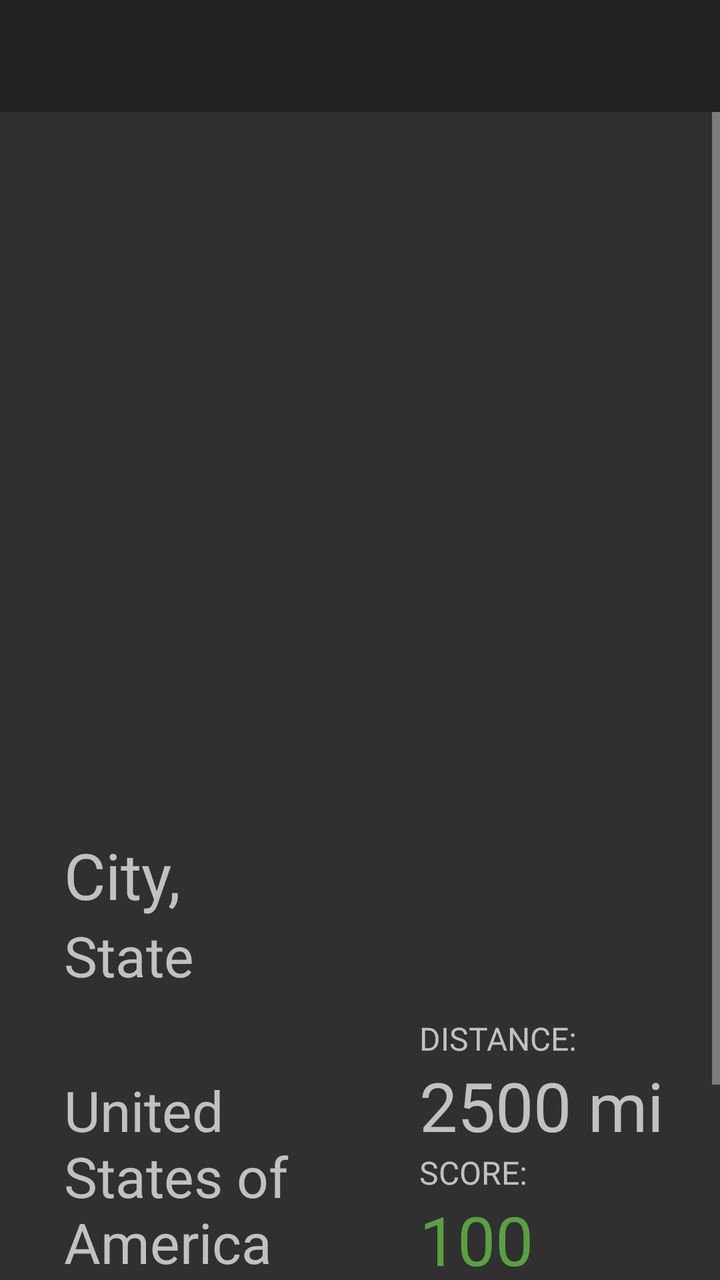
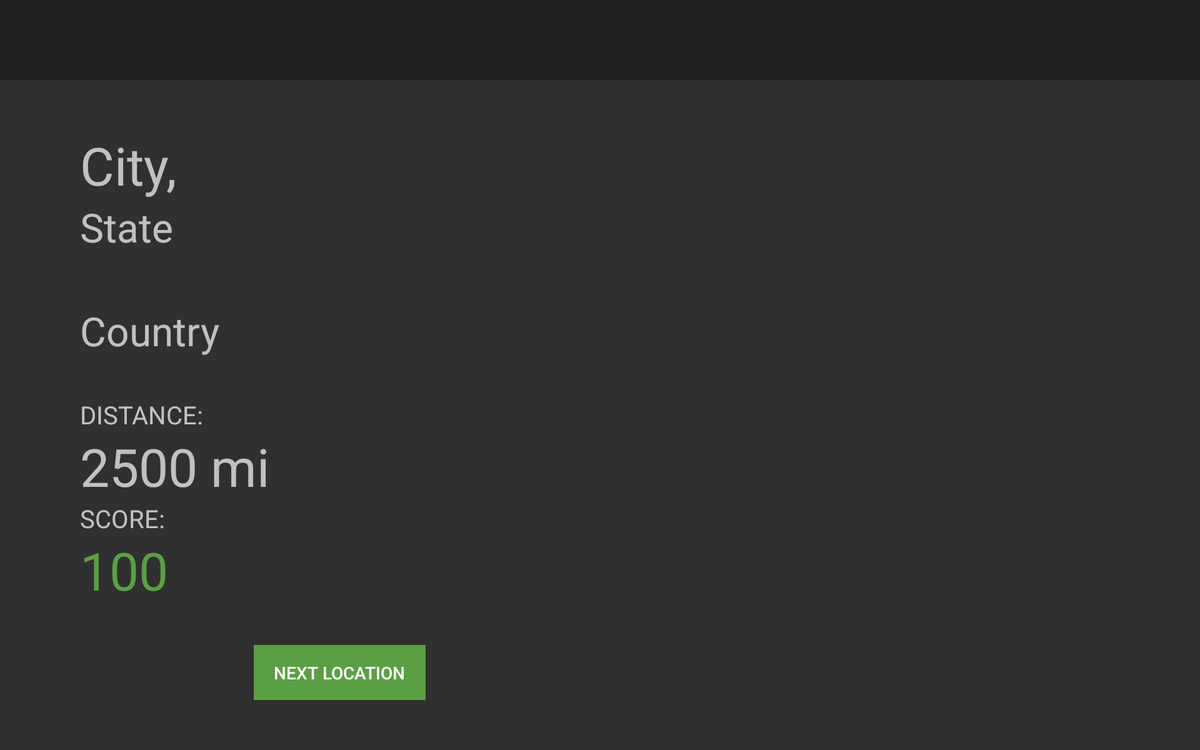

The same Android screen from two of the app's own layout files: first res/layout/ as a phone draws it, then the repository's variant for another configuration, drawn on a device whose configuration selects that folder. Both files follow.
<!-- AndroidManifest.xml: application theme AppThemeDark -->
<!-- res/layout/locate_place_results.xml -->
<?xml version="1.0" encoding="utf-8"?>
<LinearLayout
    android:layout_width="match_parent"
    android:layout_height="match_parent"
    android:orientation="vertical"
    xmlns:android="http://schemas.android.com/apk/res/android">

    <android.support.design.widget.AppBarLayout
        android:layout_width="match_parent"
        android:layout_height="wrap_content"
        android:id="@+id/app_bar_layout">

        <android.support.v7.widget.Toolbar
            android:layout_width="match_parent"
            android:layout_height="wrap_content"
            android:id="@+id/toolbar"/>

    </android.support.design.widget.AppBarLayout>

    <ScrollView
        android:layout_width="match_parent"
        android:layout_height="match_parent">

        <LinearLayout
            android:orientation="vertical" android:layout_width="match_parent"
            android:layout_height="match_parent">

            <FrameLayout

                android:layout_width="match_parent"
                android:layout_height="320dp"
                android:id="@+id/locate_place_results_fragment_holder">

            </FrameLayout>

            <RelativeLayout
                android:layout_width="match_parent"
                android:layout_height="wrap_content"
                android:orientation="vertical"
                android:layout_marginTop="40dp"
                android:paddingLeft="32dp"
                android:paddingRight="16dp"
                android:paddingBottom="40dp"
                android:id="@+id/results_holder">

                <FrameLayout
                    android:layout_width="wrap_content"
                    android:layout_height="wrap_content"
                    android:id="@+id/linearLayout"
                    android:layout_alignEnd="@+id/frameLayout"
                    android:layout_below="@+id/results_state"
                    android:layout_marginTop="12dp"
                    android:layout_toEndOf="@+id/results_country"
                    android:minWidth="100dp">

                    <LinearLayout
                        android:layout_width="wrap_content"
                        android:layout_height="match_parent"
                        android:orientation="vertical"
                        android:layout_gravity="center_horizontal">

                    <TextView
                        android:layout_width="wrap_content"
                        android:layout_height="wrap_content"
                        android:text="DISTANCE:"
                        android:id="@+id/results_distance"
                        android:textSize="16sp"
                        android:layout_alignTop="@+id/results_state"
                        android:layout_alignParentEnd="true"
                        fontPath="fonts/Orbitron-Regular.ttf"/>

                    <TextView
                        android:layout_width="wrap_content"
                        android:layout_height="wrap_content"
                        android:text="2500 mi"
                        android:id="@+id/result_distance_value"
                        android:textSize="34sp"
                        android:layout_alignStart="@+id/results_score"
                        android:layout_below="@+id/results_distance" />

                    <TextView
                        android:layout_width="wrap_content"
                        android:layout_height="wrap_content"
                        android:text="SCORE:"
                        android:id="@+id/results_score"
                        android:textSize="16sp"
                        android:layout_marginRight="32dp"
                        android:layout_alignStart="@+id/results_distance"
                        android:layout_below="@+id/result_distance_value"
                        fontPath="fonts/Orbitron-Regular.ttf"/>

                    <TextView
                        android:layout_width="wrap_content"
                        android:layout_height="wrap_content"
                        android:text="100"
                        android:id="@+id/result_score_value"
                        android:textSize="34sp"
                        android:layout_alignStart="@+id/results_distance"
                        android:layout_below="@+id/results_score"
                        android:textColor="@color/primary" />

                    </LinearLayout>

                </FrameLayout>

                <TextView
                    android:layout_width="150dp"
                    android:layout_height="wrap_content"
                    android:text="United States of America"
                    android:id="@+id/results_country"
                    android:textSize="28sp"
                    fontPath="fonts/Orbitron-Regular.ttf"
                    android:layout_below="@+id/results_state"
                    android:layout_alignParentStart="true"
                    android:layout_marginTop="40dp"
                    android:layout_marginRight="16dp" />

                <TextView
                    android:layout_width="wrap_content"
                    android:layout_height="wrap_content"
                    android:text="City,"
                    android:id="@+id/results_city"
                    android:textSize="32sp"
                    android:layout_alignParentTop="true"
                    android:layout_alignParentEnd="true"
                    android:layout_alignParentStart="true"
                    fontPath="fonts/Orbitron-Bold.ttf"/>

                <TextView
                    android:layout_width="wrap_content"
                    android:layout_height="wrap_content"
                    android:text="State"
                    android:id="@+id/results_state"
                    android:textSize="28sp"
                    android:layout_below="@+id/results_city"
                    android:layout_alignParentEnd="true"
                    android:layout_alignParentStart="true"
                    fontPath="fonts/Orbitron-Regular.ttf"/>

                <FrameLayout
                    android:layout_width="match_parent"
                    android:layout_height="match_parent"
                    android:id="@+id/frameLayout"
                    android:layout_below="@+id/linearLayout">

                    <Button
                        android:layout_width="wrap_content"
                        android:layout_height="wrap_content"
                        android:text="Next Location"
                        android:id="@+id/next_location_button"
                        android:layout_below="@+id/linearLayout"
                        android:layout_centerHorizontal="true"
                        android:layout_marginTop="27dp"
                        android:layout_gravity="center_horizontal"
                        android:background="@drawable/primary_button_background"
                        android:paddingLeft="16dp"
                        android:paddingRight="16dp" />
                </FrameLayout>

            </RelativeLayout>

        </LinearLayout>
    </ScrollView>
</LinearLayout>
<!-- resources referenced by this layout -->
<resources>
  <color name="primary">#5b9f44</color>
  <!-- drawable primary_button_background (drawable) -->
  <?xml version="1.0" encoding="utf-8"?>
  <selector xmlns:android="http://schemas.android.com/apk/res/android">
      <item android:state_enabled="false" android:drawable="@android:color/darker_gray"/>
      <item android:drawable="@color/primary"/>
  
  </selector>
  <style name="AppThemeDark" parent="@style/Theme.AppCompat.NoActionBar">
          <item name="colorAccent">@color/primary</item>
      </style>
</resources>
<!-- res/layout-sw600dp-land/locate_place_results.xml (the repository's variant of the layout above) -->
<!-- drawn on a 7-inch tablet turned sideways -->
<?xml version="1.0" encoding="utf-8"?>
<LinearLayout
    android:layout_width="match_parent"
    android:layout_height="match_parent"
    android:orientation="vertical"
    xmlns:android="http://schemas.android.com/apk/res/android">

    <android.support.design.widget.AppBarLayout
        android:layout_width="match_parent"
        android:layout_height="wrap_content"
        android:id="@+id/app_bar_layout">

        <android.support.v7.widget.Toolbar
            android:layout_width="match_parent"
            android:layout_height="wrap_content"
            android:id="@+id/toolbar"/>

    </android.support.design.widget.AppBarLayout>

    <LinearLayout  xmlns:android="http://schemas.android.com/apk/res/android"
        android:orientation="horizontal" android:layout_width="match_parent"
        android:layout_height="match_parent">

        <LinearLayout
            android:layout_width="0dp"
            android:layout_height="wrap_content"
            android:orientation="vertical"
            android:layout_marginTop="40dp"
            android:paddingLeft="32dp"
            android:paddingRight="16dp"
            android:paddingBottom="40dp"
            android:id="@+id/results_holder"
            android:layout_weight=".5"
            android:layout_marginLeft="32dp">

            <TextView
                android:layout_width="wrap_content"
                android:layout_height="wrap_content"
                android:text="City,"
                android:id="@+id/results_city"
                android:textSize="42sp"
                android:layout_alignParentTop="true"
                android:layout_alignParentEnd="true"
                android:layout_alignParentStart="true"
                fontPath="fonts/Orbitron-Bold.ttf"/>

            <TextView
                android:layout_width="wrap_content"
                android:layout_height="wrap_content"
                android:text="State"
                android:id="@+id/results_state"
                android:textSize="32sp"
                android:layout_below="@+id/results_city"
                android:layout_alignParentEnd="true"
                android:layout_alignParentStart="true"
                fontPath="fonts/Orbitron-Regular.ttf"/>

            <TextView
                android:layout_width="wrap_content"
                android:layout_height="wrap_content"
                android:text="Country"
                android:id="@+id/results_country"
                android:textSize="32sp"
                fontPath="fonts/Orbitron-Regular.ttf"
                android:layout_below="@+id/results_state"
                android:layout_alignParentStart="true"
                android:layout_marginTop="40dp"
                android:layout_marginRight="16dp" />

            <FrameLayout
                android:layout_width="wrap_content"
                android:layout_height="wrap_content"
                android:id="@+id/linearLayout"
                android:layout_alignEnd="@+id/frameLayout"
                android:layout_below="@+id/results_state"
                android:layout_marginTop="32dp"
                android:layout_toEndOf="@+id/results_country">

                <LinearLayout
                    android:layout_width="wrap_content"
                    android:layout_height="match_parent"
                    android:orientation="vertical"
                    android:layout_gravity="center_horizontal">

                    <TextView
                        android:layout_width="wrap_content"
                        android:layout_height="wrap_content"
                        android:text="DISTANCE:"
                        android:id="@+id/results_distance"
                        android:textSize="20sp"
                        android:layout_alignTop="@+id/results_state"
                        android:layout_alignParentEnd="true"
                        fontPath="fonts/Orbitron-Regular.ttf"/>

                    <TextView
                        android:layout_width="wrap_content"
                        android:layout_height="wrap_content"
                        android:text="2500 mi"
                        android:id="@+id/result_distance_value"
                        android:textSize="42sp"
                        android:layout_alignStart="@+id/results_score"
                        android:layout_below="@+id/results_distance" />

                    <TextView
                        android:layout_width="wrap_content"
                        android:layout_height="wrap_content"
                        android:text="SCORE:"
                        android:id="@+id/results_score"
                        android:textSize="20sp"
                        android:layout_marginRight="32dp"
                        android:layout_alignStart="@+id/results_distance"
                        android:layout_below="@+id/result_distance_value"
                        fontPath="fonts/Orbitron-Regular.ttf"/>

                    <TextView
                        android:layout_width="wrap_content"
                        android:layout_height="wrap_content"
                        android:text="100"
                        android:id="@+id/result_score_value"
                        android:textSize="42sp"
                        android:layout_alignStart="@+id/results_distance"
                        android:layout_below="@+id/results_score"
                        android:textColor="@color/primary" />

                </LinearLayout>

            </FrameLayout>

            <FrameLayout
                android:layout_width="match_parent"
                android:layout_height="match_parent"
                android:id="@+id/frameLayout"
                android:layout_below="@+id/linearLayout">

                <Button
                    android:layout_width="wrap_content"
                    android:layout_height="wrap_content"
                    android:text="Next Location"
                    android:id="@+id/next_location_button"
                    android:layout_below="@+id/linearLayout"
                    android:layout_centerHorizontal="true"
                    android:layout_marginTop="32dp"
                    android:layout_gravity="center_horizontal"
                    android:background="@drawable/primary_button_background"
                    android:paddingLeft="16dp"
                    android:paddingRight="16dp" />
            </FrameLayout>

        </LinearLayout>

        <FrameLayout

            android:layout_width="0dp"
            android:layout_height="match_parent"
            android:id="@+id/locate_place_results_fragment_holder"
            android:layout_weight=".5">

        </FrameLayout>

    </LinearLayout>
</LinearLayout>
